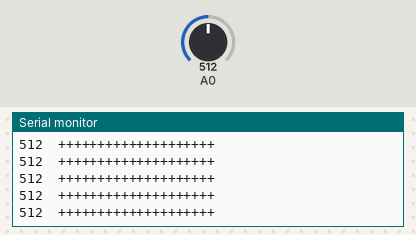
Bench run of a sketch on a simulated Arduino Uno, built with avr-gcc and run on an emulated ATmega328P. On the bench: the last lines printed to the serial monitor. The inputs (shaded band) are chosen by the test bench; at power-on: A0 = 512.

Above: at 1.2 s.
1.3 s: A0 set to 560
At 1.44 s:
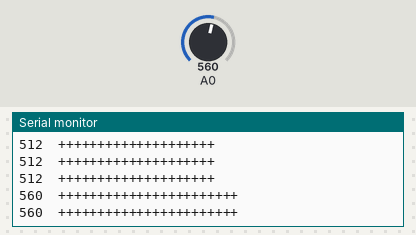
4.3 s: A0 set to 540
At 4.35 s:
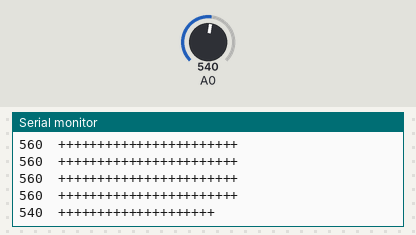
Timing chart, 0 to 7.3 s (numbered marks = the images above; inputs shaded):
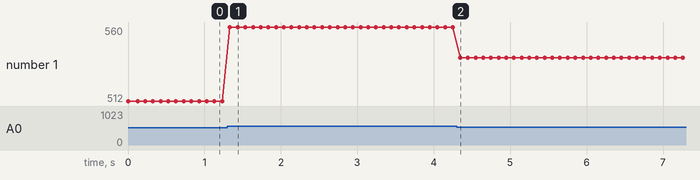

The sketch:

audio_visualization.ino
```cpp
void setup() {
  // put your setup code here, to run once:
  Serial.begin(9600);
}

void loop() {
  int a = analogRead(A0);

  if (a > 150) {
    Serial.print(a);
    delay(100);
  }

  if (150 < a && a < 200 ) {
    Serial.println("  ++");
  }

  if (201 < a && a < 250 ) {
    Serial.println("  +++++");
  }

  if (251 < a && a < 300 ) {
    Serial.println("  ++++++++");
  }

  if (351 < a && a < 400 ) {
    Serial.println("  +++++++++++");
  }

  if (401 < a && a < 450 ) {
    Serial.println("  ++++++++++++++");
  }

  if (451 < a && a < 500 ) {
    Serial.println("  +++++++++++++++++");
  }

  if (501 < a && a < 550 ) {
    Serial.println("  ++++++++++++++++++++");
  }

  if (551 < a && a < 600 ) {
    Serial.println("  +++++++++++++++++++++++");
  }

  if (601 < a && a < 650 ) {
    Serial.println("  +++++++++++++++++++++++++++");
  }

  if (651 < a && a < 700 ) {
    Serial.println("  ++++++++++++++++++++++++++++++");
  }

  if (701 < a && a < 750 ) {
    Serial.println("  +++++++++++++++++++++++++++++++++");
  }

  if (751 < a && a < 800 ) {
    Serial.println("  ++++++++++++++++++++++++++++++++++++");
  }

  if (801 < a && a < 900 ) {
    Serial.println("  +++++++++++++++++++++++++++++++++++++++");
  }

  if (901 < a && a < 1023 ) {
    Serial.println("  ++++++++++++++++++++++++++++++++++++++++++");
  }
}
```

Measured:
- after the input at 1.3 s, the serial monitor: prints a new line at once (image 1)
- after the input at 4.3 s, the serial monitor: prints a new line after 0.05 s (image 2)
- plotted number 1: 512 → 560 after the input at 1.3 s, 560 → 540 after the input at 4.3 s
